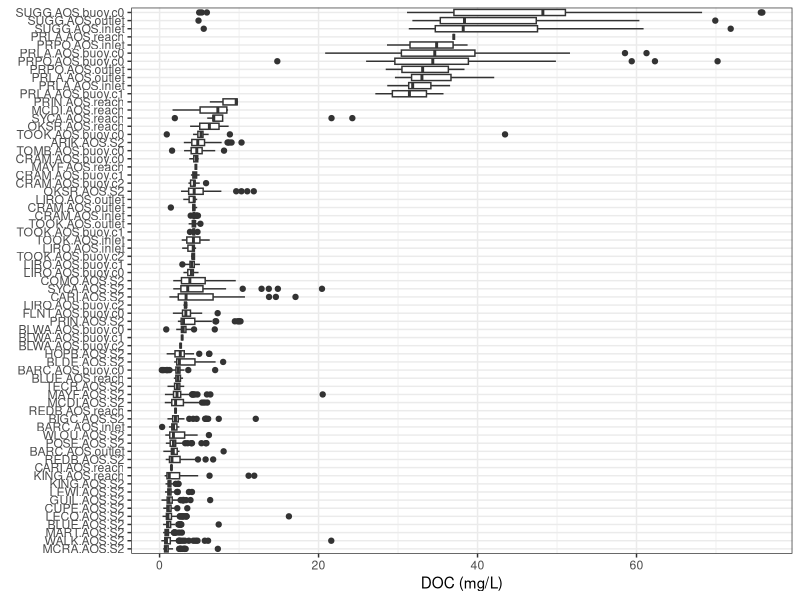
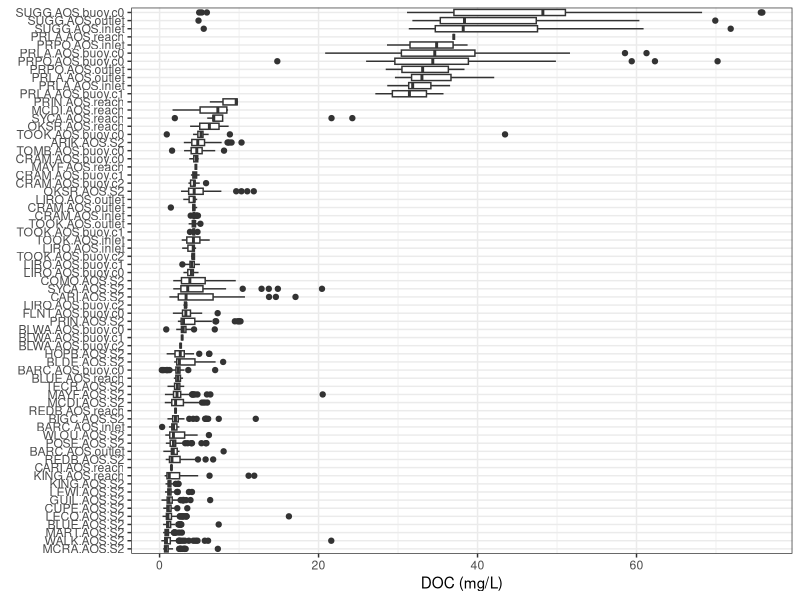

Recreate these plots in R, in order. (Note: this script raises an error after producing the figures.)
# boxplots swchem by site
library(tidyverse)
library(colorspace)
library(lubridate)

doc_df <- read_csv('results/doc_all.csv')

doc_df %>%
  mutate(namedLocation = fct_reorder(namedLocation, .x = analyteConcentration, .fun = median, na.rm = TRUE)) %>%
  ggplot(aes(x = namedLocation, y = analyteConcentration)) +
  geom_boxplot() +
  theme_bw() +
  xlab(element_blank()) +
  ylab("DOC (mg/L)") +
  coord_flip()

ggsave('figs/doc-x-site.png')  

# time series with flight dates
sites_join_aop_dates <- read_csv('results/sites_join_aop_dates.csv')

doc_df %>%
  left_join(sites_x_aop, by = c("namedLocation", "siteID", "domainID" = "domanID")) %>%
  mutate(date = as_date(collectDate)) %>%
  ggplot(aes(x = date, y = analyteConcentration)) +
  geom_vline(data = sites_join_aop_dates, aes(xintercept = flightdate), col = "red") +
  geom_line(aes(col = sitetype)) + 
  geom_point(aes(fill = sitetype), pch = 21) +
  theme_bw() +
  xlab(element_blank()) +
  ylab("DOC (mg/L)") +
  expand_limits(y = 0) +
  theme(legend.position = "none") +
  scale_color_discrete_sequential("Batlow") +
  scale_fill_discrete_sequential("Batlow") +
  facet_wrap(vars(siteID), scales = "free_y")

ggsave('figs/doc-timeseries.png', height = 10, width = 18)  

tss_df <- read_csv('results/tss_all.csv')
# lots of 0s in tss data
tss_df %>%
  mutate(siteID = fct_reorder(siteID, .x = analyteConcentration, .fun = median, na.rm = TRUE)) %>%
  ggplot(aes(x = siteID, y = analyteConcentration)) +
  geom_boxplot() +
  theme_bw() +
  xlab(element_blank()) +
  ylab("TSS (mg/L) < 100") +
  # scale_y_log10() +
  ylim(0, 100) +
  coord_flip()

ggsave('figs/tss-x-site.png')  
